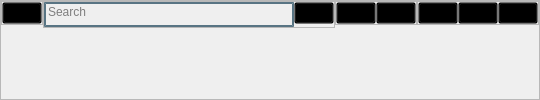
         <widget class="QFrame" name="top">
          <property name="styleSheet">
           <string notr="true">QFrame#top{
	background-color: qlineargradient(spread:pad, x1:0.502, y1:0, x2:0.502, y2:1, stop:1 #ffffff, stop:0 #ced4da);
}
QPushButton#exit,#maximize,#minimize,#notify,#user,#menuopen,#search{
	background-color: rgba(0,0,0,0);
}
QPushButton#maximize:hover,#minimize:hover,#notify:hover,#user:hover,#menuopen:hover,#search:hover{
	background-color: rgba(0,0,0,10);
	border-radius:14px;
}
QPushButton#exit:hover{
	background-color:#952323;
	border:none;
	border-radius:14px;
}

QLineEdit#searchbar{
	background-color:rgba(0,0,0,0);
	border: none;
	border: 2px solid rgba(46,82,101,200);
	color:rgba(0,0,0,240);
	border-radius:13px;
	padding-bottom:5px;
}</string>
          </property>
          <property name="frameShape">
           <enum>QFrame::StyledPanel</enum>
          </property>
          <property name="frameShadow">
           <enum>QFrame::Raised</enum>
          </property>
          <layout class="QHBoxLayout" name="horizontalLayout_2">
           <property name="spacing">
            <number>0</number>
           </property>
           <property name="leftMargin">
            <number>0</number>
           </property>
           <property name="topMargin">
            <number>0</number>
           </property>
           <property name="rightMargin">
            <number>0</number>
           </property>
           <property name="bottomMargin">
            <number>0</number>
           </property>
           <item alignment="Qt::AlignLeft|Qt::AlignTop">
            <widget class="QFrame" name="menusideframe">
             <property name="frameShape">
              <enum>QFrame::StyledPanel</enum>
             </property>
             <property name="frameShadow">
              <enum>QFrame::Raised</enum>
             </property>
             <layout class="QHBoxLayout" name="horizontalLayout_9">
              <property name="spacing">
               <number>0</number>
              </property>
              <property name="leftMargin">
               <number>0</number>
              </property>
              <property name="topMargin">
               <number>0</number>
              </property>
              <property name="rightMargin">
               <number>0</number>
              </property>
              <property name="bottomMargin">
               <number>0</number>
              </property>
              <item alignment="Qt::AlignLeft|Qt::AlignTop">
               <widget class="QPushButton" name="menuopen">
                <property name="cursor">
                 <cursorShape>PointingHandCursor</cursorShape>
                </property>
                <property name="text">
                 <string/>
                </property>
                <property name="icon">
                 <iconset resource="res.qrc">
                  <normaloff>:/icon/Icon/icons8-menu-32.png</normaloff>
                  <normalon>:/icon/Icon/icons8-double-right-20.png</normalon>:/icon/Icon/icons8-menu-32.png</iconset>
                </property>
                <property name="iconSize">
                 <size>
                  <width>32</width>
                  <height>32</height>
                 </size>
                </property>
                <property name="checkable">
                 <bool>true</bool>
                </property>
               </widget>
              </item>
             </layout>
            </widget>
           </item>
           <item alignment="Qt::AlignLeft|Qt::AlignTop">
            <widget class="QFrame" name="searchside">
             <property name="frameShape">
              <enum>QFrame::StyledPanel</enum>
             </property>
             <property name="frameShadow">
              <enum>QFrame::Raised</enum>
             </property>
             <layout class="QHBoxLayout" name="horizontalLayout_5">
              <property name="spacing">
               <number>0</number>
              </property>
              <property name="leftMargin">
               <number>0</number>
              </property>
              <property name="topMargin">
               <number>0</number>
              </property>
              <property name="rightMargin">
               <number>0</number>
              </property>
              <property name="bottomMargin">
               <number>0</number>
              </property>
              <item>
               <widget class="QLineEdit" name="searchbar">
                <property name="sizePolicy">
                 <sizepolicy hsizetype="Expanding" vsizetype="Fixed">
                  <horstretch>0</horstretch>
                  <verstretch>0</verstretch>
                 </sizepolicy>
                </property>
                <property name="minimumSize">
                 <size>
                  <width>250</width>
                  <height>0</height>
                 </size>
                </property>
                <property name="maximumSize">
                 <size>
                  <width>250</width>
                  <height>16777215</height>
                 </size>
                </property>
                <property name="text">
                 <string/>
                </property>
                <property name="placeholderText">
                 <string>Search</string>
                </property>
                <property name="clearButtonEnabled">
                 <bool>true</bool>
                </property>
               </widget>
              </item>
              <item alignment="Qt::AlignTop">
               <widget class="QPushButton" name="search">
                <property name="cursor">
                 <cursorShape>PointingHandCursor</cursorShape>
                </property>
                <property name="text">
                 <string/>
                </property>
                <property name="icon">
                 <iconset resource="res.qrc">
                  <normaloff>:/icon/Icon/search-alt-2-svgrepo-com.svg</normaloff>:/icon/Icon/search-alt-2-svgrepo-com.svg</iconset>
                </property>
               </widget>
              </item>
             </layout>
            </widget>
           </item>
           <item alignment="Qt::AlignRight|Qt::AlignTop">
            <widget class="QFrame" name="helpside">
             <property name="styleSheet">
              <string notr="true"/>
             </property>
             <property name="frameShape">
              <enum>QFrame::StyledPanel</enum>
             </property>
             <property name="frameShadow">
              <enum>QFrame::Raised</enum>
             </property>
             <layout class="QHBoxLayout" name="horizontalLayout_6">
              <property name="spacing">
               <number>0</number>
              </property>
              <property name="leftMargin">
               <number>0</number>
              </property>
              <property name="topMargin">
               <number>0</number>
              </property>
              <property name="rightMargin">
               <number>0</number>
              </property>
              <property name="bottomMargin">
               <number>0</number>
              </property>
              <item alignment="Qt::AlignTop">
               <widget class="QPushButton" name="notify">
                <property name="cursor">
                 <cursorShape>PointingHandCursor</cursorShape>
                </property>
                <property name="text">
                 <string/>
                </property>
                <property name="icon">
                 <iconset resource="res.qrc">
                  <normaloff>:/icon/Icon/reminder-svgrepo-com.svg</normaloff>:/icon/Icon/reminder-svgrepo-com.svg</iconset>
                </property>
               </widget>
              </item>
              <item alignment="Qt::AlignTop">
               <widget class="QPushButton" name="user">
                <property name="cursor">
                 <cursorShape>PointingHandCursor</cursorShape>
                </property>
                <property name="text">
                 <string/>
                </property>
                <property name="icon">
                 <iconset resource="res.qrc">
                  <normaloff>:/icon/Icon/icons8-man-16.png</normaloff>:/icon/Icon/icons8-man-16.png</iconset>
                </property>
               </widget>
              </item>
             </layout>
            </widget>
           </item>
           <item alignment="Qt::AlignRight|Qt::AlignTop">
            <widget class="QFrame" name="windowsizeside">
             <property name="frameShape">
              <enum>QFrame::StyledPanel</enum>
             </property>
             <property name="frameShadow">
              <enum>QFrame::Raised</enum>
             </property>
             <layout class="QHBoxLayout" name="horizontalLayout_4">
              <property name="spacing">
               <number>0</number>
              </property>
              <property name="leftMargin">
               <number>0</number>
              </property>
              <property name="topMargin">
               <number>0</number>
              </property>
              <property name="rightMargin">
               <number>0</number>
              </property>
              <property name="bottomMargin">
               <number>0</number>
              </property>
              <item>
               <widget class="QPushButton" name="minimize">
                <property name="sizePolicy">
                 <sizepolicy hsizetype="Maximum" vsizetype="Fixed">
                  <horstretch>0</horstretch>
                  <verstretch>0</verstretch>
                 </sizepolicy>
                </property>
                <property name="maximumSize">
                 <size>
                  <width>250</width>
                  <height>16777215</height>
                 </size>
                </property>
                <property name="cursor">
                 <cursorShape>PointingHandCursor</cursorShape>
                </property>
                <property name="text">
                 <string/>
                </property>
                <property name="icon">
                 <iconset resource="res.qrc">
                  <normaloff>:/icon/Icon/minus.svg</normaloff>:/icon/Icon/minus.svg</iconset>
                </property>
               </widget>
              </item>
              <item>
               <widget class="QPushButton" name="maximize">
                <property name="cursor">
                 <cursorShape>PointingHandCursor</cursorShape>
                </property>
                <property name="text">
                 <string/>
                </property>
                <property name="icon">
                 <iconset resource="res.qrc">
                  <normaloff>:/icon/Icon/maximize.svg</normaloff>:/icon/Icon/maximize.svg</iconset>
                </property>
               </widget>
              </item>
              <item>
               <widget class="QPushButton" name="exit">
                <property name="cursor">
                 <cursorShape>PointingHandCursor</cursorShape>
                </property>
                <property name="text">
                 <string/>
                </property>
                <property name="icon">
                 <iconset resource="res.qrc">
                  <normaloff>:/icon/Icon/close (1).svg</normaloff>:/icon/Icon/close (1).svg</iconset>
                </property>
               </widget>
              </item>
             </layout>
            </widget>
           </item>
          </layout>
         </widget>
